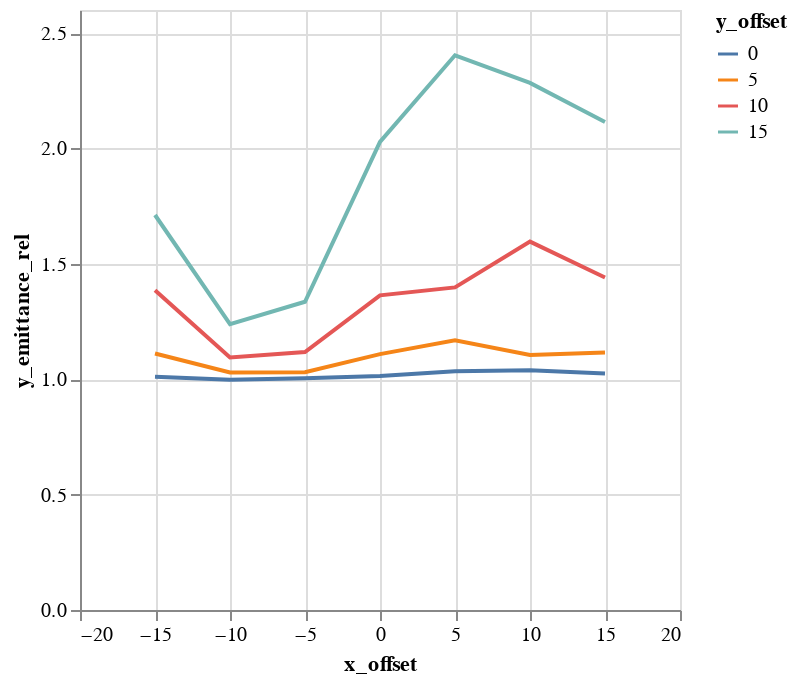

This figure's notebook cell:
### Code cell
alt.Chart(emit_df).mark_line().encode(
    color='y_offset:N',
    x='x_offset',
    y='y_emittance_rel',
)

### Figure 1 — Vega-Lite specification as saved in the notebook (floating-point values rounded to 4 significant figures)
{"$schema": "https://vega.github.io/schema/vega-lite/v1.2.1.json", "data": {"values": [{"losses": 0, "relbeta": 0.002308, "sourceID": 16777222, "sourceName": "x_-15_y_0", "x_emittance": 1.857, "x_emittance_rel": 1.145, "x_norm_emittance": 0.004287, "x_offset": -15, "y_emittance": 1.589, "y_emittance_rel": 1.011, "y_norm_emittance": 0.003669, "y_offset": 0}, {"losses": 0, "relbeta": 0.002308, "sourceID": 16777229, "sourceName": "x_-15_y_5", "x_emittance": 1.986, "x_emittance_rel": 1.247, "x_norm_emittance": 0.004584, "x_offset": -15, "y_emittance": 1.771, "y_emittance_rel": 1.112, "y_norm_emittance": 0.004089, "y_offset": 5}, {"losses": 0, "relbeta": 0.002308, "sourceID": 16777236, "sourceName": "x_-15_y_10", "x_emittance": 2.371, "x_emittance_rel": 1.466, "x_norm_emittance": 0.005474, "x_offset": -15, "y_emittance": 2.212, "y_emittance_rel": 1.385, "y_norm_emittance": 0.005107, "y_offset": 10}, {"losses": 1, "relbeta": 0.002308, "sourceID": 16777243, "sourceName": "x_-15_y_15", "x_emittance": 3.241, "x_emittance_rel": 1.94, "x_norm_emittance": 0.007482, "x_offset": -15, "y_emittance": 2.845, "y_emittance_rel": 1.712, "y_norm_emittance": 0.006567, "y_offset": 15}, {"losses": 0, "relbeta": 0.002308, "sourceID": 16777220, "sourceName": "x_-10_y_0", "x_emittance": 1.622, "x_emittance_rel": 1.019, "x_norm_emittance": 0.003745, "x_offset": -10, "y_emittance": 1.549, "y_emittance_rel": 0.9977, "y_norm_emittance": 0.003576, "y_offset": 0}, {"losses": 0, "relbeta": 0.002308, "sourceID": 16777227, "sourceName": "x_-10_y_5", "x_emittance": 1.652, "x_emittance_rel": 1.024, "x_norm_emittance": 0.003812, "x_offset": -10, "y_emittance": 1.626, "y_emittance_rel": 1.029, "y_norm_emittance": 0.003754, "y_offset": 5}, {"losses": 0, "relbeta": 0.002308, "sourceID": 16777234, "sourceName": "x_-10_y_10", "x_emittance": 1.645, "x_emittance_rel": 1.107, "x_norm_emittance": 0.003798, "x_offset": -10, "y_emittance": 1.822, "y_emittance_rel": 1.094, "y_norm_emittance": 0.004206, "y_offset": 10}, {"losses": 0, "relbeta": 0.002308, "sourceID": 16777241, "sourceName": "x_-10_y_15", "x_emittance": 1.734, "x_emittance_rel": 1.196, "x_norm_emittance": 0.004004, "x_offset": -10, "y_emittance": 2.025, "y_emittance_rel": 1.239, "y_norm_emittance": 0.004674, "y_offset": 15}, {"losses": 0, "relbeta": 0.002308, "sourceID": 16777218, "sourceName": "x_-5_y_0", "x_emittance": 1.686, "x_emittance_rel": 1.006, "x_norm_emittance": 0.003891, "x_offset": -5, "y_emittance": 1.724, "y_emittance_rel": 1.004, "y_norm_emittance": 0.00398, "y_offset": 0}, {"losses": 0, "relbeta": 0.002308, "sourceID": 16777225, "sourceName": "x_-5_y_5", "x_emittance": 1.57, "x_emittance_rel": 1.03, "x_norm_emittance": 0.003624, "x_offset": -5, "y_emittance": 1.676, "y_emittance_rel": 1.031, "y_norm_emittance": 0.003868, "y_offset": 5}, {"losses": 0, "relbeta": 0.002308, "sourceID": 16777232, "sourceName": "x_-5_y_10", "x_emittance": 1.654, "x_emittance_rel": 1.094, "x_norm_emittance": 0.003818, "x_offset": -5, "y_emittance": 1.728, "y_emittance_rel": 1.118, "y_norm_emittance": 0.003988, "y_offset": 10}, {"losses": 0, "relbeta": 0.002308, "sourceID": 16777239, "sourceName": "x_-5_y_15", "x_emittance": 2.268, "x_emittance_rel": 1.341, "x_norm_emittance": 0.005235, "x_offset": -5, "y_emittance": 2.01, "y_emittance_rel": 1.336, "y_norm_emittance": 0.00464, "y_offset": 15}, {"losses": 0, "relbeta": 0.002308, "sourceID": 16777216, "sourceName": "x_0_y_0", "x_emittance": 1.563, "x_emittance_rel": 1.015, "x_norm_emittance": 0.003608, "x_offset": 0, "y_emittance": 1.559, "y_emittance_rel": 1.014, "y_norm_emittance": 0.003598, "y_offset": 0}, {"losses": 0, "relbeta": 0.002308, "sourceID": 16777223, "sourceName": "x_0_y_5", "x_emittance": 1.646, "x_emittance_rel": 1.069, "x_norm_emittance": 0.0038, "x_offset": 0, "y_emittance": 1.702, "y_emittance_rel": 1.109, "y_norm_emittance": 0.003929, "y_offset": 5}, {"losses": 0, "relbeta": 0.002308, "sourceID": 16777230, "sourceName": "x_0_y_10", "x_emittance": 1.877, "x_emittance_rel": 1.338, "x_norm_emittance": 0.004333, "x_offset": 0, "y_emittance": 2.011, "y_emittance_rel": 1.363, "y_norm_emittance": 0.004643, "y_offset": 10}, {"losses": 0, "relbeta": 0.002308, "sourceID": 16777237, "sourceName": "x_0_y_15", "x_emittance": 3.421, "x_emittance_rel": 1.935, "x_norm_emittance": 0.007897, "x_offset": 0, "y_emittance": 3.27, "y_emittance_rel": 2.028, "y_norm_emittance": 0.007549, "y_offset": 15}, {"losses": 0, "relbeta": 0.002308, "sourceID": 16777217, "sourceName": "x_5_y_0", "x_emittance": 1.619, "x_emittance_rel": 1.045, "x_norm_emittance": 0.003737, "x_offset": 5, "y_emittance": 1.732, "y_emittance_rel": 1.035, "y_norm_emittance": 0.003999, "y_offset": 0}, {"losses": 0, "relbeta": 0.002308, "sourceID": 16777224, "sourceName": "x_5_y_5", "x_emittance": 1.903, "x_emittance_rel": 1.188, "x_norm_emittance": 0.004394, "x_offset": 5, "y_emittance": 1.722, "y_emittance_rel": 1.169, "y_norm_emittance": 0.003976, "y_offset": 5}, {"losses": 0, "relbeta": 0.002308, "sourceID": 16777231, "sourceName": "x_5_y_10", "x_emittance": 2.345, "x_emittance_rel": 1.604, "x_norm_emittance": 0.005414, "x_offset": 5, "y_emittance": 2.228, "y_emittance_rel": 1.398, "y_norm_emittance": 0.005144, "y_offset": 10}, {"losses": 0, "relbeta": 0.002308, "sourceID": 16777238, "sourceName": "x_5_y_15", "x_emittance": 3.764, "x_emittance_rel": 2.355, "x_norm_emittance": 0.008688, "x_offset": 5, "y_emittance": 3.784, "y_emittance_rel": 2.404, "y_norm_emittance": 0.008734, "y_offset": 15}, {"losses": 0, "relbeta": 0.002308, "sourceID": 16777219, "sourceName": "x_10_y_0", "x_emittance": 1.657, "x_emittance_rel": 1.091, "x_norm_emittance": 0.003825, "x_offset": 10, "y_emittance": 1.662, "y_emittance_rel": 1.039, "y_norm_emittance": 0.003837, "y_offset": 0}, {"losses": 0, "relbeta": 0.002308, "sourceID": 16777226, "sourceName": "x_10_y_5", "x_emittance": 1.757, "x_emittance_rel": 1.214, "x_norm_emittance": 0.004057, "x_offset": 10, "y_emittance": 1.664, "y_emittance_rel": 1.105, "y_norm_emittance": 0.003842, "y_offset": 5}, {"losses": 0, "relbeta": 0.002308, "sourceID": 16777233, "sourceName": "x_10_y_10", "x_emittance": 3.049, "x_emittance_rel": 1.749, "x_norm_emittance": 0.007039, "x_offset": 10, "y_emittance": 2.574, "y_emittance_rel": 1.596, "y_norm_emittance": 0.005943, "y_offset": 10}, {"losses": 0, "relbeta": 0.002308, "sourceID": 16777240, "sourceName": "x_10_y_15", "x_emittance": 3.729, "x_emittance_rel": 2.371, "x_norm_emittance": 0.008608, "x_offset": 10, "y_emittance": 3.452, "y_emittance_rel": 2.284, "y_norm_emittance": 0.007969, "y_offset": 15}, {"losses": 0, "relbeta": 0.002308, "sourceID": 16777221, "sourceName": "x_15_y_0", "x_emittance": 2.088, "x_emittance_rel": 1.393, "x_norm_emittance": 0.004819, "x_offset": 15, "y_emittance": 1.618, "y_emittance_rel": 1.025, "y_norm_emittance": 0.003735, "y_offset": 0}, {"losses": 1, "relbeta": 0.002308, "sourceID": 16777228, "sourceName": "x_15_y_5", "x_emittance": 2.181, "x_emittance_rel": 1.388, "x_norm_emittance": 0.005035, "x_offset": 15, "y_emittance": 1.658, "y_emittance_rel": 1.116, "y_norm_emittance": 0.003826, "y_offset": 5}, {"losses": 0, "relbeta": 0.002308, "sourceID": 16777235, "sourceName": "x_15_y_10", "x_emittance": 2.567, "x_emittance_rel": 1.582, "x_norm_emittance": 0.005926, "x_offset": 15, "y_emittance": 2.328, "y_emittance_rel": 1.441, "y_norm_emittance": 0.005373, "y_offset": 10}, {"losses": 0, "relbeta": 0.002308, "sourceID": 16777242, "sourceName": "x_15_y_15", "x_emittance": 3.341, "x_emittance_rel": 2.205, "x_norm_emittance": 0.007711, "x_offset": 15, "y_emittance": 3.357, "y_emittance_rel": 2.115, "y_norm_emittance": 0.00775, "y_offset": 15}]}, "encoding": {"color": {"field": "y_offset", "type": "nominal"}, "x": {"field": "x_offset", "type": "quantitative"}, "y": {"field": "y_emittance_rel", "type": "quantitative"}}, "mark": "line"}
